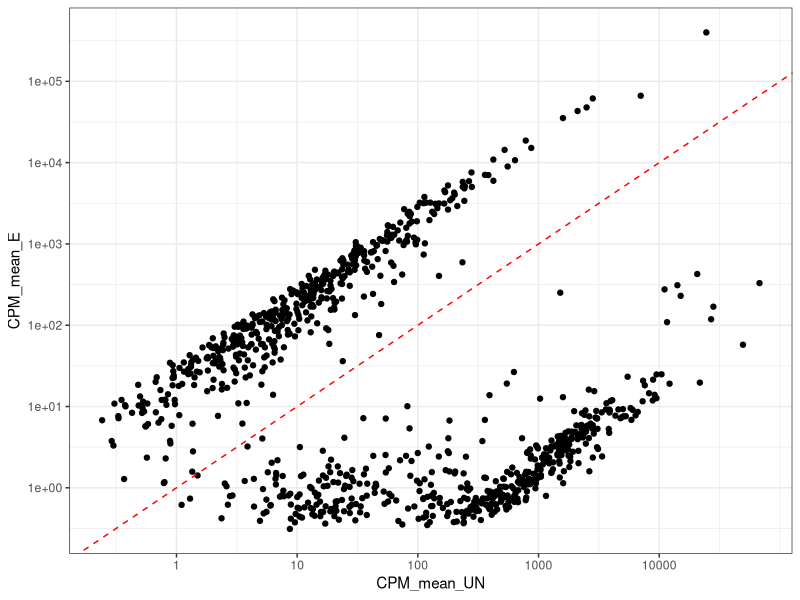
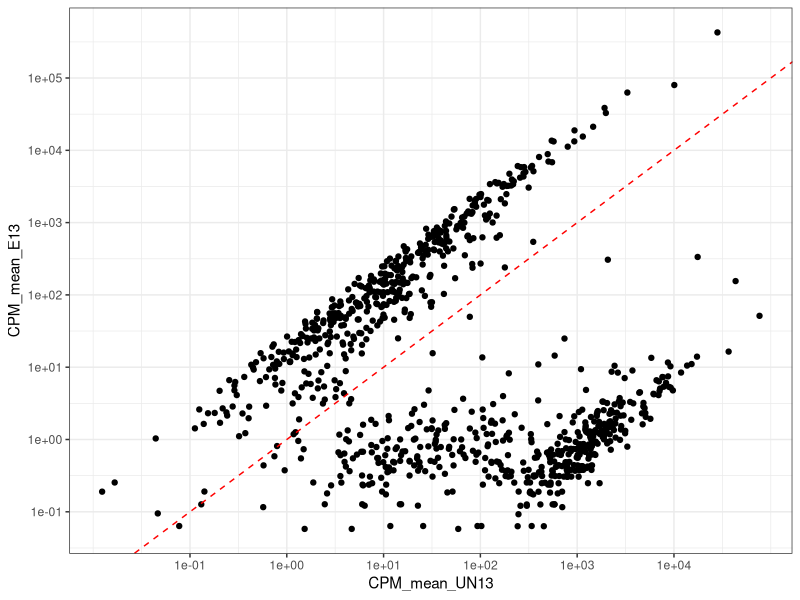
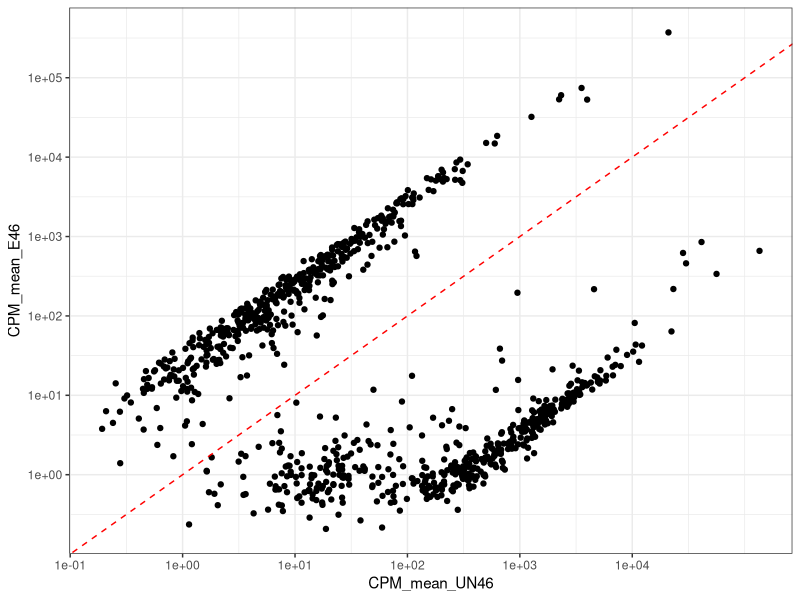

The R script that drew these images, in order:
#Simple plot to see if the data looks like it's supposed to
library(tidyverse)

enriched <- read.csv(file = "data/clean/CPM_liver_enriched_full.csv", header = TRUE)
unenriched <- read.csv(file = "data/clean/CPM_liver_unenriched_full.csv", header = TRUE)

#Try something; filter to the top like 600 expressed enriched

data_full <-inner_join(enriched, unenriched, by = "Geneid")

head(data_full)


ggplot(data = data_full, aes(x = CPM_mean_UN, y = CPM_mean_E)) +
  geom_point() +
  scale_y_log10(breaks = c(0.1, 1, 10, 100, 1000, 10000, 100000)) +
  scale_x_log10(breaks = c(0.1, 1, 10, 100, 1000, 10000)) +
  geom_abline(intercept = 0, slope = 1, color = "red", linetype = "dashed") +
  theme_bw()



#I'm going to make an assumption that samples 1-3 and 4-6 are male or female

#Do calculations for the enriched data...
#for E1-E3
enriched_13 <- enriched %>%
  select(Geneid, E1_cpm, E2_cpm, E3_cpm)

enriched_13_sum <- enriched_13 %>%
  rowwise () %>%
  mutate(CPM_mean_E13 = mean(c_across(2:4))) %>%
  filter(CPM_mean_E13 > 0)

#for E4-E6
enriched_46 <- enriched %>%
  select(Geneid, E4_cpm, E5_cpm, E6_cpm)

enriched_46_sum <- enriched_46 %>%
  rowwise () %>%
  mutate(CPM_mean_E46 = mean(c_across(2:4))) %>%
  filter(CPM_mean_E46 > 0)

#Do calculations for the unenriched data... 
#subset data
unenriched_13 <- unenriched %>%
  select(Geneid, L1_CPM, L2_CPM, L3_CPM)

#calculate mean and filter
unenriched_13_sum <- unenriched_13 %>%
  rowwise () %>%
  mutate(CPM_mean_UN13 = mean(c_across(2:4))) %>%
  filter(CPM_mean_UN13 > 0)

#Subset data
unenriched_46 <- unenriched %>%
  select(Geneid, L4_CPM, L5_CPM, L6_CPM)

#calculate mean and filter
unenriched_46_sum <- unenriched_46 %>%
  rowwise () %>%
  mutate(CPM_mean_UN46 = mean(c_across(2:4)))


#Join male un/en dataframes

full_13 <- inner_join(enriched_13_sum, unenriched_13_sum, by = "Geneid")
  

#Plot "male" or "female" against other

ggplot(data = full_13, aes(x = CPM_mean_UN13, y = CPM_mean_E13)) +
  geom_point() +
  scale_y_log10(breaks = c(0.1, 1, 10, 100, 1000, 10000, 100000)) +
  scale_x_log10(breaks = c(0.1, 1, 10, 100, 1000, 10000)) +
  geom_abline(intercept = 0, slope = 1, color = "red", linetype = "dashed") +
  theme_bw()


#Join female un/en dataframes

full_46 <- inner_join(enriched_46_sum, unenriched_46_sum, by = "Geneid")

#Plot 46 against other

ggplot(data = full_46, aes(x = CPM_mean_UN46, y = CPM_mean_E46)) +
  geom_point() +
  scale_y_log10(breaks = c(0.1, 1, 10, 100, 1000, 10000, 100000)) +
  scale_x_log10(breaks = c(0.1, 1, 10, 100, 1000, 10000)) +
  geom_abline(intercept = 0, slope = 1, color = "red", linetype = "dashed") +
  theme_bw()

#So 13 is almost certainly the males, and 46 are almost certainly the females... 
